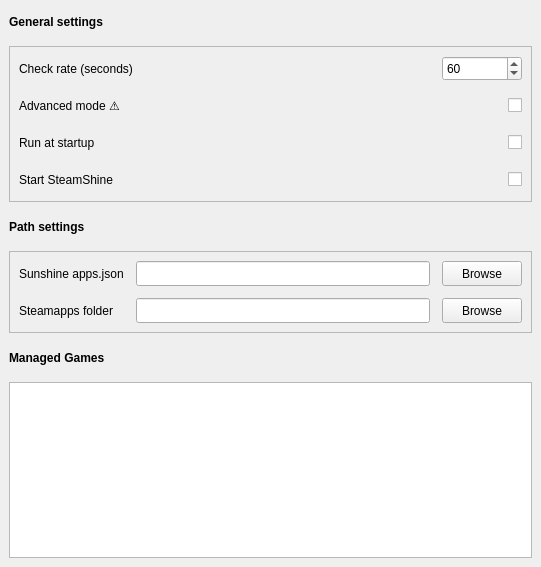
<?xml version="1.0" encoding="UTF-8"?>
<ui version="4.0">
 <class>SteamShine</class>
 <widget class="QMainWindow" name="SteamShine">
  <property name="geometry">
   <rect>
    <x>0</x>
    <y>0</y>
    <width>541</width>
    <height>567</height>
   </rect>
  </property>
  <property name="windowTitle">
   <string>MainWindow</string>
  </property>
  <widget class="QWidget" name="centralwidget">
   <layout class="QGridLayout" name="gridLayout">
    <property name="spacing">
     <number>12</number>
    </property>
    <item row="2" column="0">
     <widget class="QLabel" name="label_5">
      <property name="minimumSize">
       <size>
        <width>0</width>
        <height>25</height>
       </size>
      </property>
      <property name="font">
       <font>
        <bold>true</bold>
       </font>
      </property>
      <property name="text">
       <string>Path settings</string>
      </property>
     </widget>
    </item>
    <item row="3" column="0">
     <widget class="QFrame" name="pathFrame">
      <property name="frameShape">
       <enum>QFrame::Shape::StyledPanel</enum>
      </property>
      <property name="frameShadow">
       <enum>QFrame::Shadow::Sunken</enum>
      </property>
      <layout class="QGridLayout" name="pathLayout">
       <property name="leftMargin">
        <number>9</number>
       </property>
       <property name="topMargin">
        <number>9</number>
       </property>
       <property name="rightMargin">
        <number>9</number>
       </property>
       <property name="bottomMargin">
        <number>9</number>
       </property>
       <property name="spacing">
        <number>12</number>
       </property>
       <item row="0" column="2">
        <widget class="QPushButton" name="appBrowseButton">
         <property name="minimumSize">
          <size>
           <width>0</width>
           <height>25</height>
          </size>
         </property>
         <property name="text">
          <string>Browse</string>
         </property>
        </widget>
       </item>
       <item row="0" column="1">
        <widget class="QLineEdit" name="appLineEdit">
         <property name="minimumSize">
          <size>
           <width>0</width>
           <height>25</height>
          </size>
         </property>
        </widget>
       </item>
       <item row="0" column="0">
        <widget class="QLabel" name="appLabel">
         <property name="minimumSize">
          <size>
           <width>0</width>
           <height>25</height>
          </size>
         </property>
         <property name="text">
          <string>Sunshine apps.json</string>
         </property>
        </widget>
       </item>
       <item row="1" column="0">
        <widget class="QLabel" name="steamappsLabel">
         <property name="minimumSize">
          <size>
           <width>0</width>
           <height>25</height>
          </size>
         </property>
         <property name="text">
          <string>Steamapps folder</string>
         </property>
        </widget>
       </item>
       <item row="1" column="1">
        <widget class="QLineEdit" name="steamappsLineEdit">
         <property name="minimumSize">
          <size>
           <width>0</width>
           <height>25</height>
          </size>
         </property>
        </widget>
       </item>
       <item row="1" column="2">
        <widget class="QPushButton" name="steamappsBrowseButton">
         <property name="minimumSize">
          <size>
           <width>0</width>
           <height>25</height>
          </size>
         </property>
         <property name="text">
          <string>Browse</string>
         </property>
        </widget>
       </item>
      </layout>
     </widget>
    </item>
    <item row="0" column="0">
     <widget class="QLabel" name="label_6">
      <property name="minimumSize">
       <size>
        <width>0</width>
        <height>25</height>
       </size>
      </property>
      <property name="font">
       <font>
        <bold>true</bold>
       </font>
      </property>
      <property name="text">
       <string>General settings</string>
      </property>
     </widget>
    </item>
    <item row="1" column="0">
     <widget class="QFrame" name="settingsFrame">
      <property name="frameShape">
       <enum>QFrame::Shape::StyledPanel</enum>
      </property>
      <property name="frameShadow">
       <enum>QFrame::Shadow::Sunken</enum>
      </property>
      <layout class="QGridLayout" name="generalLayout">
       <property name="leftMargin">
        <number>9</number>
       </property>
       <property name="topMargin">
        <number>9</number>
       </property>
       <property name="rightMargin">
        <number>9</number>
       </property>
       <property name="bottomMargin">
        <number>9</number>
       </property>
       <property name="spacing">
        <number>12</number>
       </property>
       <item row="0" column="0">
        <widget class="QLabel" name="label">
         <property name="text">
          <string>Check rate (seconds)</string>
         </property>
        </widget>
       </item>
       <item row="3" column="2">
        <widget class="QCheckBox" name="startCheckBox">
         <property name="minimumSize">
          <size>
           <width>0</width>
           <height>25</height>
          </size>
         </property>
         <property name="layoutDirection">
          <enum>Qt::LayoutDirection::RightToLeft</enum>
         </property>
         <property name="text">
          <string/>
         </property>
        </widget>
       </item>
       <item row="2" column="2">
        <widget class="QCheckBox" name="startupCheckBox">
         <property name="minimumSize">
          <size>
           <width>0</width>
           <height>25</height>
          </size>
         </property>
         <property name="layoutDirection">
          <enum>Qt::LayoutDirection::RightToLeft</enum>
         </property>
         <property name="text">
          <string/>
         </property>
        </widget>
       </item>
       <item row="2" column="0">
        <widget class="QLabel" name="label_3">
         <property name="minimumSize">
          <size>
           <width>0</width>
           <height>25</height>
          </size>
         </property>
         <property name="text">
          <string>Run at startup</string>
         </property>
        </widget>
       </item>
       <item row="0" column="1">
        <spacer name="horizontalSpacer">
         <property name="orientation">
          <enum>Qt::Orientation::Horizontal</enum>
         </property>
         <property name="sizeHint" stdset="0">
          <size>
           <width>40</width>
           <height>20</height>
          </size>
         </property>
        </spacer>
       </item>
       <item row="0" column="2">
        <widget class="QSpinBox" name="timerSpinbox">
         <property name="minimumSize">
          <size>
           <width>80</width>
           <height>25</height>
          </size>
         </property>
         <property name="frame">
          <bool>true</bool>
         </property>
         <property name="minimum">
          <number>1</number>
         </property>
         <property name="maximum">
          <number>300</number>
         </property>
         <property name="value">
          <number>60</number>
         </property>
        </widget>
       </item>
       <item row="3" column="0">
        <widget class="QLabel" name="label_2">
         <property name="minimumSize">
          <size>
           <width>0</width>
           <height>25</height>
          </size>
         </property>
         <property name="text">
          <string>Start SteamShine</string>
         </property>
        </widget>
       </item>
       <item row="1" column="0">
        <widget class="QLabel" name="advancedLabel">
         <property name="minimumSize">
          <size>
           <width>0</width>
           <height>25</height>
          </size>
         </property>
         <property name="toolTip">
          <string>Advanced mode will try to bind to launched game executable,
allowing to quit stream on game ending and vice versa.
This is experimental and might not work everytime.</string>
         </property>
         <property name="text">
          <string>Advanced mode ⚠️</string>
         </property>
        </widget>
       </item>
       <item row="1" column="2">
        <widget class="QCheckBox" name="advancedCheckBox">
         <property name="minimumSize">
          <size>
           <width>0</width>
           <height>25</height>
          </size>
         </property>
         <property name="layoutDirection">
          <enum>Qt::LayoutDirection::RightToLeft</enum>
         </property>
         <property name="text">
          <string/>
         </property>
        </widget>
       </item>
      </layout>
     </widget>
    </item>
    <item row="8" column="0">
     <widget class="QListWidget" name="gameListWidget"/>
    </item>
    <item row="6" column="0" rowspan="2">
     <widget class="QLabel" name="label_4">
      <property name="minimumSize">
       <size>
        <width>0</width>
        <height>25</height>
       </size>
      </property>
      <property name="font">
       <font>
        <bold>true</bold>
       </font>
      </property>
      <property name="text">
       <string>Managed Games</string>
      </property>
     </widget>
    </item>
   </layout>
  </widget>
 </widget>
 <resources/>
 <connections/>
</ui>
